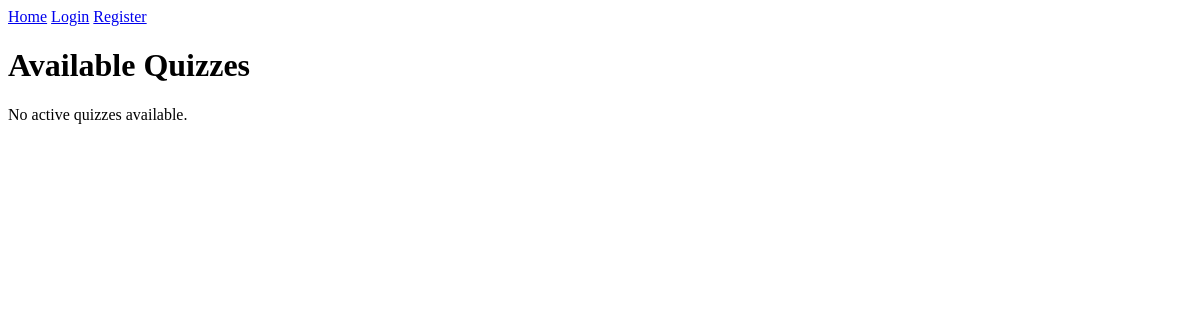
The app's page /, older data.
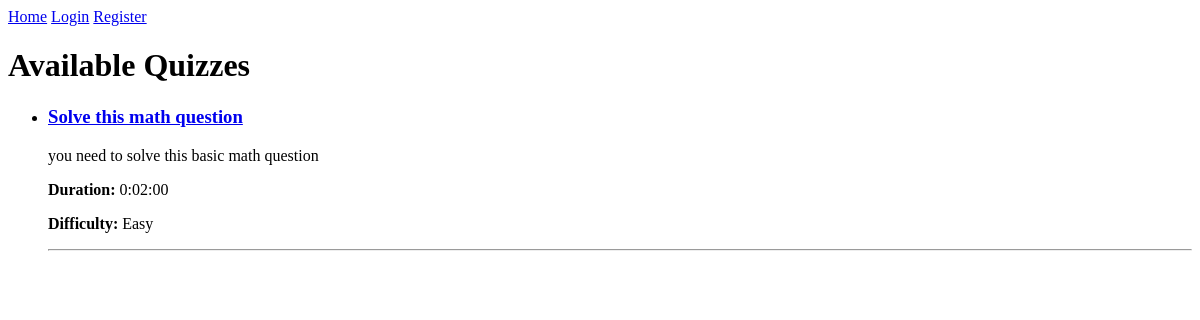
The same page, newer data.
### app/models.py (models this page shows, shortened)
class Quizes(models.Model):
    title = models.CharField(max_length=200)
    description = models.TextField(blank=True, null=True)
    created_by = models.ForeignKey(User, on_delete=models.SET_NULL, null=True, blank=True)
    created_at = models.DateTimeField(auto_now_add=True)
    duration = models.DurationField(default=timedelta(minutes=10))  # Quiz time limit
    difficulty = models.CharField(max_length=1, choices=DIFFICULT_CHOICES, default="M")
    is_active = models.BooleanField(default=True) #can be attempt
    available_until = models.DateTimeField(null=True, blank=True)

### app/views.py (the view)
# urls.py: path("", QuizListView.as_view(), name="quiz-list"),
class QuizListView(ListView):
    model = Quizes
    template_name = 'app/quizes_list.html'
    context_object_name = 'quizzes'
    def get_queryset(self):
        now = timezone.now()
        return Quizes.objects.filter(is_active=True, available_until__gte=now) | \
            Quizes.objects.filter(is_active=True, available_until__isnull=True)

### app/templates/app/quizes_list.html (shortened to what this page needs)
{% extends 'base.html' %}
{% block content %}
<h1>Available Quizzes</h1>
{% if quizzes %}
    <ul>
    {% for quiz in quizzes %}
        <li>
            <h3><a href="{% url 'quiz-detail' quiz.pk %}">{{ quiz.title }}</a></h3>
            <p>{{ quiz.description|truncatewords:20|default:"No description" }}</p>
            <p><strong>Duration:</strong> {{ quiz.duration }}</p>
            <p><strong>Difficulty:</strong> {{ quiz.get_difficulty_display }}</p>
            <hr>
        </li>
    {% endfor %}
    </ul>
{% else %}
    <p>No active quizzes available.</p>
{% endif %}
{% endblock %}

Row changes from the older to the newer data that the page shows:
added Quizes: title "Solve this math question", description "you need to solve this basic math question", duration "0:02:00", difficulty "Easy"
Text that changed along with them:
text no longer shown: "No active quizzes available."
